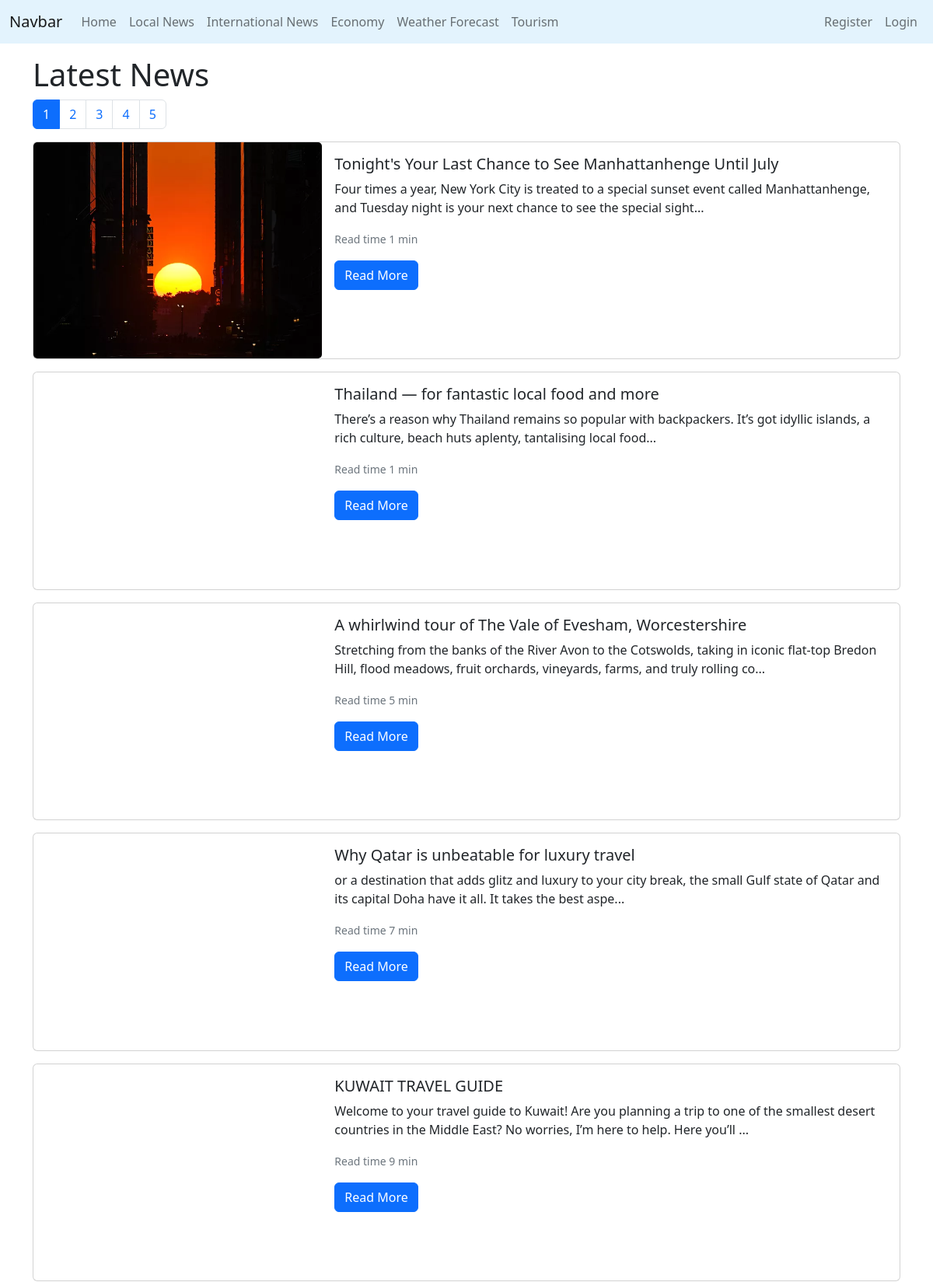
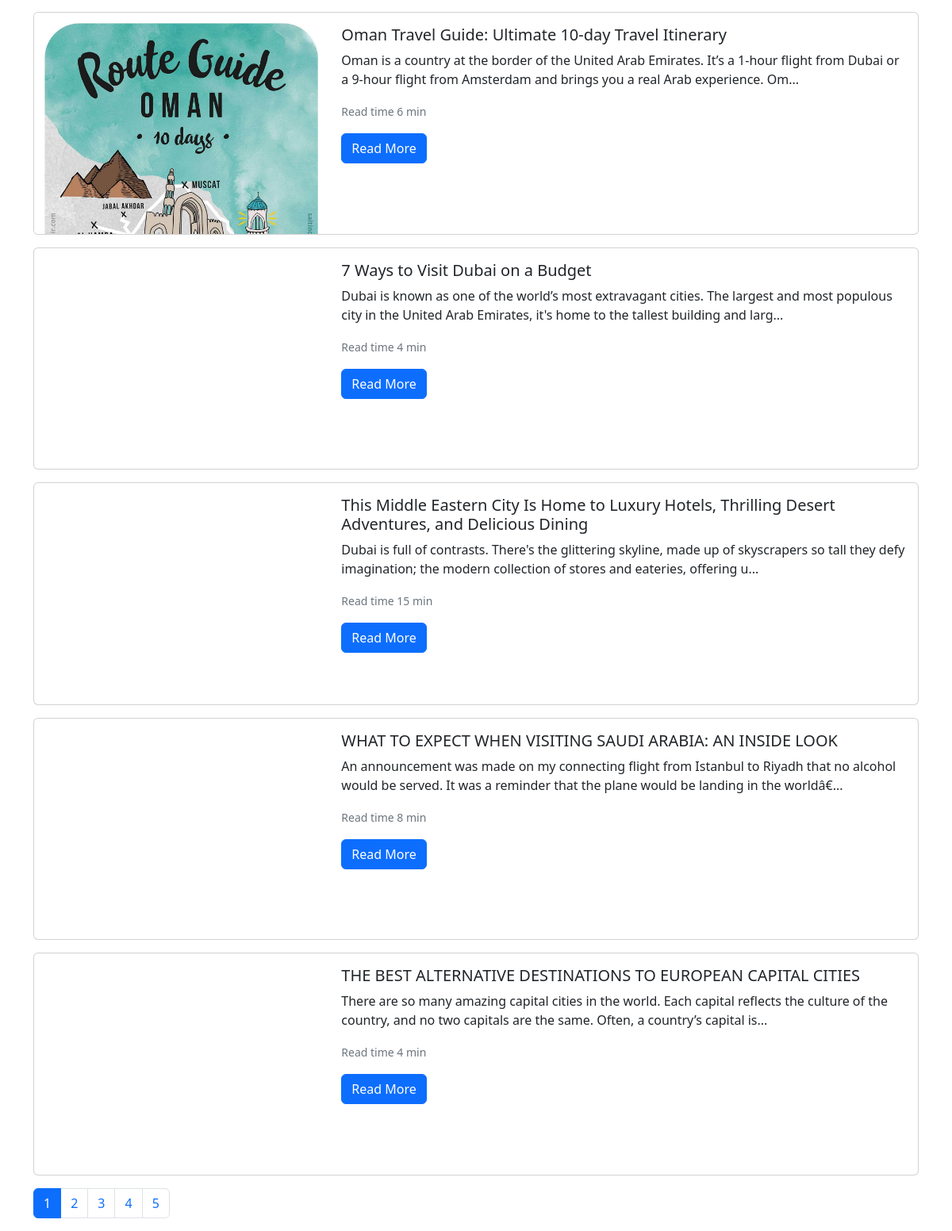
The app's page /displayNews/index.php with its own data (2 pictures, top to bottom).
### tables this page shows
CREATE TABLE `Articles` (
  `articleId` int(20) NOT NULL,
  `title` varchar(250) NOT NULL,
  `content` longtext NOT NULL,
  `readTime` int(250) NOT NULL,
  `writtenBy` int(20) NOT NULL,
  `date` datetime NOT NULL,
  `category` varchar(50) NOT NULL,
  `published` tinyint(1) NOT NULL DEFAULT 0,
  `approved` tinyint(1) NOT NULL DEFAULT 0,
  `removed` tinyint(1) NOT NULL DEFAULT 0,
  `thumbnail` varchar(1000) DEFAULT NULL
);

### models/Article.php (called while the page is built, shortened)
<?php
class Article
{
    public static function __set_state(array $state): Article
    {
        $article = new Article(
            (int) $state['articleId'],
            $state['title'],
            $state['content'],
            (int) $state['readTime'],
            (int) $state['writtenBy'],
            $state['date'],
            $state['category'],
            (bool) $state['published'],
            (bool) $state['approved'],
            (bool) $state['removed'],
            $state['thumbnail']
        );
        return $article;
    }
    public function __construct(
        ?int $articleId,
        string $title,
        string $content,
        int $readTime,
        int $writtenBy,
        string $date,
        string $category,
        bool $published,
        bool $approved,
        bool $removed,
        ?string $thumbnail
    ) {
        $this->articleId = $articleId;
        $this->title = $title;
        $this->content = $content;
        $this->readTime = $readTime;
        $this->thumbnail = $thumbnail;
    }
    public static function get_published_articles(): Pagination
    {
        $pagination = new Pagination(10, 'select * from Articles where
                                   published = 1 and approved = 1
                                   order by date desc');
        return $pagination;
    }
}

### Database.php (called while the page is built, shortened)
<?php
class Database
{
    public static $instance = null;
    public $mysqli = null;
    private function __construct()
    {
        if ($this->mysqli == null) {
            $this->mysqli = new mysqli(DB_HOSTNAME, DB_USERNAME, DB_PASSWORD, DB_DATABASE);
            $this->mysqli->set_charset('utf8mb4');
        }
    }
    public static function getInstance(): self
    {
        if (self::$instance == null) {
            return new self();
        }
    }
    public function query(string $sql): object
    {
        $result = $this->mysqli->query($sql);
        return $result;
    }
}

### displayNews/index.php (the view, shortened to what this page needs)
<?php
include PROJECT_ROOT . '/header.html';
$pagination = Article::get_published_articles();
$articles = $pagination->get_page(null, function ($row) {
  return Article::__set_state($row);
});
?>
<div class="container">
  <h1>Latest News</h1>
  <?= $pagination->pagination_controls() ?>
  <div class="row">
    <?php
    foreach ($articles as $article) {
      echo '
<div class="col-12 col-lg-12">
<div class="card mb-3">
  <div class="row g-0">
    <div class="col-md-4">
<div class="card-img ratio" style="background-image: url(' . $article->thumbnail . ')" role="img"></div>
    </div>
    <div class="col-12 col-md-8">
      <div class="card-body">
        <h5 class="card-title">' . $article->title . '</h5>
        <p class="card-text">' . substr(strip_tags($article->content), 0, 170) . '...</p>
        <p class="card-text"><small class="text-muted">Read time ' . $article->readTime . ' min</small></p>
        <a href="' . BASE_URL . '/displayNews/article.php?id=' . $article->articleId . '" class="btn btn-primary">Read More</a>
      </div>
    </div>
  </div>
</div>
</div>
        ';
    }
    ?>
  </div>
  <?= $pagination->pagination_controls() ?>
</div>

### user/navbar.php (shortened to what this page needs)
<?php
if ($_SESSION['username'] != null) {
    $user = User::from_username($_SESSION['username']);
    if ($user->is_author()) {
        echo '
        <li class="nav-item">
            <a class="nav-link" href="' . BASE_URL . '/articleEdit/author_panel.php">Author Panel</a>
        </li>
        ';
    }
    if ($user->is_admin()) {
        echo '
        <li class="nav-item">
            <a class="nav-link" href="' . BASE_URL . '/admin/admin_panel.php">Admin Panel</a>
        </li>
        ';
    }
    echo '
    <li class="nav-item">
        <a class="nav-link" href="' . BASE_URL . '/user/profile.php' . '">Hello ' . $_SESSION['username'] . '</a>
    </li>
    <li class="nav-item">
        <a class="nav-link" href="' . BASE_URL . '/user/logout.php' . '">Logout</a>
    </li>
    ';
} else {
    echo '
    <li class="nav-item">
        <a class="nav-link" href="' . BASE_URL . '/user/register.php' . '">Register</a>
    </li>
    <li class="nav-item">
        <a class="nav-link" href="' . BASE_URL . '/user/login.php' . '">Login</a>
    </li>
    ';
}

### models/Pagination.php (shortened to what this page needs)
<?php
class Pagination
{
    public $entriesPerPage;
    public $sql;
    private $totalPages;
    private $procedure;
    public function __construct(int $entriesPerPage, string $sql, bool $procedure = false)
    {
        $this->entriesPerPage = $entriesPerPage;
        $this->sql = $sql;
        $this->procedure = $procedure;
    }
    public function get_total_entries(): ?int
    {
        $db = Database::getInstance();
        if ($this->procedure)
            $result = $db->query($this->sql . ',0,0)');
        else
            $result = $db->query($this->sql);
        if ($result) {
            $this->totalEntries = $result->num_rows;
            return $this->totalEntries;
        } else
            return null;
    }
    public function get_total_pages(): ?int
    {
        if (isset($this->totalPages))
            return $this->totalPages;
        $totalEntries = $this->get_total_entries();
        if ($totalEntries) {
            $totalPages = (int) ceil($totalEntries / $this->entriesPerPage);
            $totalPages = $totalPages <= 0 ? 1 : $totalPages;
            $this->totalPages = $totalPages;
            return $totalPages;
        } else
            return null;
    }
    public function get_page(?int $page = null, ?callable $map = null): ?array
    {
        if (!isset($page))
            $page = isset($_GET['p']) ? (int) $_GET['p'] : 1;
        if ($this->procedure)
            $query = $this->sql . ', ' . $this->entriesPerPage . ', ' . $this->entriesPerPage * ($page - 1) . ');';
        else
            $query = $this->sql . ' limit ' . $this->entriesPerPage . ' offset ' . $this->entriesPerPage * ($page - 1) . ';';
        $db = Database::getInstance();
        $result = $db->query($query);
        if ($result) {
            if (isset($map))
                return array_map($map, $result->fetch_all(MYSQLI_ASSOC));
            else
                return $result->fetch_all(MYSQLI_ASSOC);
        } else
            return null;
    }
    public function pagination_controls(?int $currPage = null, ?string $urlParams = null, ?string $fragment = null): string
    {
        if (!isset($currPage))
            $currPage = isset($_GET['p']) ? (int) $_GET['p'] : 1;
        $lastPage = $this->get_total_pages();
        $out = '
          <nav aria-label="Page navigation">
              <ul class="pagination">
        ';
        for ($p = 1; $p <= $lastPage; $p++) {
            if (isset($urlParams))
                $href = '?' . preg_replace('/&{0,}p=[0-9]+/', '', $urlParams) . '&p=' . $p;
            else
                $href = '?p=' . $p;
            $out .= '<li class="page-item' . ($p == $currPage ? ' active' : '') . '"><a class="page-link page-number" data-page="' . $p . '" href="' . $href . '">' . $p . '</a></li>';
        }
        $out .= '
              </ul>
          </nav>
        ';
        return $out;
    }
}
?>

### css/site.css (style rules this page uses)
.card-img { background-repeat: no-repeat; background-size: cover; background-position-x: 50%; --bs-aspect-ratio: calc(3 / 4 * 100%); }
.pagination { display: flex; flex-wrap: wrap; gap: 0.5rem 0; }
.page-item { position: relative; }
.page-item:not(:last-child)::before { content: ''; background-color: #e5e5f7; opacity: 0.3; background-image: repeating-linear-gradient(45deg, #4d4d4d 25%, transparent 25%, transparent 75%, #4d4d4d 75%, #4d4d4d), repeating-linear-gradient(45deg, #4d4d4d 25%, #e5e5f7 25%, #e5e5f7 75%, #4d4d4d 75%, #4d4d4d); background-position: 0 0, 8px 10px; background-size: 5px 5px; border-block: 2px solid #4d4d4d; width: 8px; height: 100%; display: block; position: absolute; top: 0; left: 100%; z-index: -1000; }
.page-item:not(:first-child)::after { content: ''; background-color: #e5e5f7; opacity: 0.3; background-image: repeating-linear-gradient(45deg, #4d4d4d 25%, transparent 25%, transparent 75%, #4d4d4d 75%, #4d4d4d), repeating-linear-gradient(45deg, #4d4d4d 25%, #e5e5f7 25%, #e5e5f7 75%, #4d4d4d 75%, #4d4d4d); background-position: 0 0, 8px 10px; background-size: 5px 5px; border-block: 2px solid #4d4d4d; width: 10px; height: 100%; display: block; position: absolute; top: 0; right: 100%; z-index: -1000; }

### records on screen
articles: thumbnail (picture), title "Tonight's Your Last Chance to See Manhattanhenge Until July", content "Four times a year, New York City is treated to a special sunset event called Manhattanhenge, and Tuesday night is your next chance to see the special sight", readTime "1"
articles: title "Thailand — for fantastic local food and more", content "There’s a reason why Thailand remains so popular with backpackers. It’s got idyllic islands, a rich culture, beach huts aplenty, tantalising local food", readTime "1"
articles: title "A whirlwind tour of The Vale of Evesham, Worcestershire", content "Stretching from the banks of the River Avon to the Cotswolds, taking in iconic flat-top Bredon Hill, flood meadows, fruit orchards, vineyards, farms, and truly rolling co", readTime "5"
articles: title "Why Qatar is unbeatable for luxury travel", content "or a destination that adds glitz and luxury to your city break, the small Gulf state of Qatar and its capital Doha have it all. It takes the best aspe", readTime "7"
articles: title "KUWAIT TRAVEL GUIDE", content "Welcome to your travel guide to Kuwait! Are you planning a trip to one of the smallest desert countries in the Middle East? No worries, I’m here to help. Here you’ll", readTime "9"
articles: thumbnail (picture), title "Oman Travel Guide: Ultimate 10-day Travel Itinerary", content "Oman is a country at the border of the United Arab Emirates. It’s a 1-hour flight from Dubai or a 9-hour flight from Amsterdam and brings you a real Arab experience. Om", readTime "6"
articles: title "7 Ways to Visit Dubai on a Budget", content "Dubai is known as one of the world’s most extravagant cities. The largest and most populous city in the United Arab Emirates, it's home to the tallest building and larg", readTime "4"
articles: title "This Middle Eastern City Is Home to Luxury Hotels, Thrilling Desert Adventures, and Delicious Dining", content "Dubai is full of contrasts. There's the glittering skyline, made up of skyscrapers so tall they defy imagination; the modern collection of stores and eateries, offering u", readTime "15"
articles: title "WHAT TO EXPECT WHEN VISITING SAUDI ARABIA: AN INSIDE LOOK", content "An announcement was made on my connecting flight from Istanbul to Riyadh that no alcohol would be served. It was a reminder that the plane would be landing in the worldâ€", readTime "8"
articles: title "THE BEST ALTERNATIVE DESTINATIONS TO EUROPEAN CAPITAL CITIES", content "There are so many amazing capital cities in the world. Each capital reflects the culture of the country, and no two capitals are the same. Often, a country’s capital is", readTime "4"
